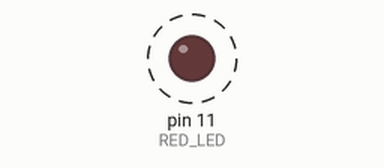
This sketch was run on a simulated Arduino Uno, built with avr-gcc and run on an emulated ATmega328P. Parts: output pins drawn as LEDs (lit = HIGH). Dashed ring = blinking.

Above: at 0.05 s.
Timing chart, 0 to 3.0 s (numbered marks = the images above):
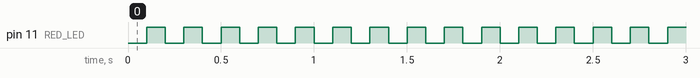

The sketch:

on.ino
```cpp
// STATE: ON
// led is red, blinks at 10hz

#define RED_LED 11
// ON SETUP
unsigned long previousMillis = 0;  // will store last time LED was updated
const long interval = 100; // interval of blinking is at 100ms (10hz)
int ledState = LOW;  // ledState used to set the LED

void setup() {
    // initialize digital pin LED_BUILTIN as an output.
  pinMode(RED_LED, OUTPUT);
}

void loop() {
  on();
}

//blinks at 10hz
void on(){
  unsigned long currentMillis = millis(); // curent time
  if (currentMillis - previousMillis >= interval) {
    // save the last time you blinked the LED
    previousMillis = currentMillis;

    // if the LED is off turn it on and vice-versa:
    if (ledState == LOW) {
      ledState = HIGH;
    } else {
      ledState = LOW;
    }

    // set the LED with the ledState of the variable:
    digitalWrite(RED_LED, ledState);
  }
}
```

Measured:
- by itself, pin 11 (RED_LED): alternates HIGH for 0.10 s and LOW for 0.10 s
